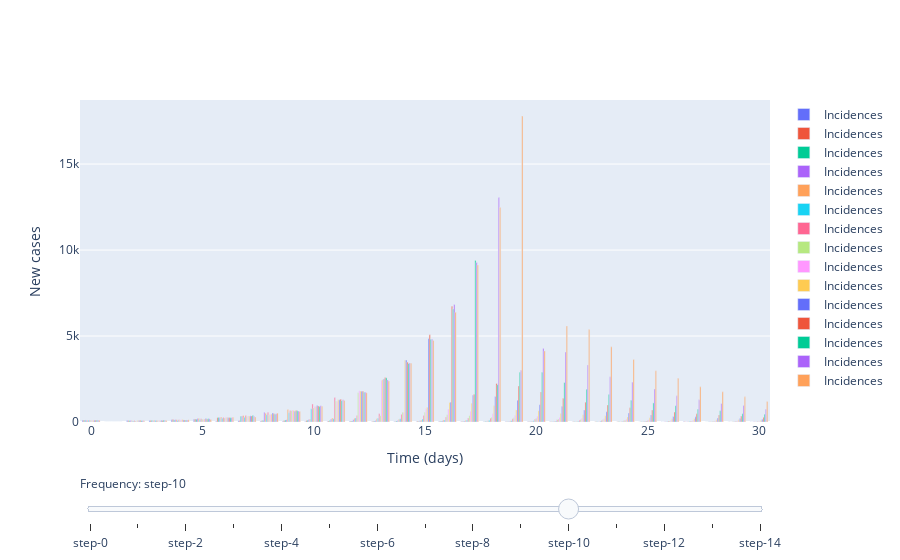

Notebook cell for this chart:
### Code cell
new_rs = [3, 0.5]

parameters = 100 # initial number of cases

# Slider (transition time)
fig = go.Figure()

# Add traces, one for each slider step
for T in np.arange(5, 20, 1):
    start_times = [0, T]
    m.set_r_profile(new_rs, start_times)
    
    cases = m.simulate(parameters, times)
    
    fig.add_trace(
        go.Bar(
            x=times,
            y=cases,
            name='Incidences'
        )
        
#         go.Scatter(
#             visible=False,
#             line=dict(color="#00CED1", width=6),
#             name="𝜈 = " + str(step),
#             x=np.arange(0, 10, 0.01),
#             y=np.sin(step * np.arange(0, 10, 0.01)))
    )

# Make 10th trace visible
fig.data[10].visible = True

# Create and add slider
steps = []
for i in range(len(fig.data)):
    step = dict(
        method="update",
        args=[{"visible": [False] * len(fig.data)},
              {"title": "Slider switched to step: " + str(i)}],  # layout attribute
    )
    step["args"][0]["visible"][i] = True  # Toggle i'th trace to "visible"
    steps.append(step)

sliders = [dict(
    active=10,
    currentvalue={"prefix": "Frequency: "},
    pad={"t": 50},
    steps=steps
)]

fig.update_layout(
    sliders=sliders
)

# Add axis labels
fig.update_layout(
    xaxis_title='Time (days)',
    yaxis_title='New cases'
)

fig.show()

### Figure 1 — Plotly figure (JSON) as saved in the notebook; plotly's stock layout.template omitted (floating-point values rounded to 4 significant figures)
{"data": [{"name": "Incidences", "type": "bar", "x": [0, 1, 2, 3, 4, 5, 6, 7, 8, 9, 10, 11, 12, 13, 14, 15, 16, 17, 18, 19, 20, 21, 22, 23, 24, 25, 26, 27, 28, 29, 30], "y": [100, 0, 84, 86, 126, 159, 41, 78, 49, 39, 31, 30, 24, 20, 20, 18, 15, 17, 9, 12, 12, 15, 6, 6, 6, 4, 4, 8, 4, 4, 4]}, {"name": "Incidences", "type": "bar", "x": [0, 1, 2, 3, 4, 5, 6, 7, 8, 9, 10, 11, 12, 13, 14, 15, 16, 17, 18, 19, 20, 21, 22, 23, 24, 25, 26, 27, 28, 29, 30], "y": [100, 0, 76, 91, 149, 173, 256, 67, 75, 86, 86, 64, 53, 42, 28, 40, 25, 32, 19, 15, 15, 14, 9, 11, 10, 11, 6, 8, 6, 5, 6]}, {"name": "Incidences", "type": "bar", "x": [0, 1, 2, 3, 4, 5, 6, 7, 8, 9, 10, 11, 12, 13, 14, 15, 16, 17, 18, 19, 20, 21, 22, 23, 24, 25, 26, 27, 28, 29, 30], "y": [100, 0, 74, 83, 110, 164, 258, 340, 80, 114, 103, 83, 60, 49, 52, 32, 47, 30, 28, 15, 18, 17, 11, 14, 11, 10, 6, 7, 7, 3, 6]}, {"name": "Incidences", "type": "bar", "x": [0, 1, 2, 3, 4, 5, 6, 7, 8, 9, 10, 11, 12, 13, 14, 15, 16, 17, 18, 19, 20, 21, 22, 23, 24, 25, 26, 27, 28, 29, 30], "y": [100, 0, 89, 76, 134, 202, 251, 350, 563, 138, 152, 168, 144, 89, 85, 69, 70, 54, 32, 31, 38, 29, 21, 15, 10, 21, 11, 15, 13, 7, 12]}, {"name": "Incidences", "type": "bar", "x": [0, 1, 2, 3, 4, 5, 6, 7, 8, 9, 10, 11, 12, 13, 14, 15, 16, 17, 18, 19, 20, 21, 22, 23, 24, 25, 26, 27, 28, 29, 30], "y": [100, 0, 76, 105, 134, 199, 293, 382, 516, 724, 175, 232, 224, 189, 157, 113, 113, 99, 74, 64, 50, 42, 36, 20, 35, 22, 17, 23, 14, 15, 14]}, {"name": "Incidences", "type": "bar", "x": [0, 1, 2, 3, 4, 5, 6, 7, 8, 9, 10, 11, 12, 13, 14, 15, 16, 17, 18, 19, 20, 21, 22, 23, 24, 25, 26, 27, 28, 29, 30], "y": [100, 0, 56, 93, 92, 149, 216, 274, 427, 537, 773, 191, 238, 215, 191, 174, 119, 123, 99, 74, 73, 65, 44, 47, 27, 26, 33, 25, 19, 10, 12]}, {"name": "Incidences", "type": "bar", "x": [0, 1, 2, 3, 4, 5, 6, 7, 8, 9, 10, 11, 12, 13, 14, 15, 16, 17, 18, 19, 20, 21, 22, 23, 24, 25, 26, 27, 28, 29, 30], "y": [100, 0, 79, 93, 136, 194, 267, 374, 567, 670, 1049, 1429, 379, 473, 449, 381, 286, 235, 227, 194, 154, 132, 98, 89, 74, 60, 53, 39, 36, 40, 23]}, {"name": "Incidences", "type": "bar", "x": [0, 1, 2, 3, 4, 5, 6, 7, 8, 9, 10, 11, 12, 13, 14, 15, 16, 17, 18, 19, 20, 21, 22, 23, 24, 25, 26, 27, 28, 29, 30], "y": [100, 0, 64, 92, 100, 161, 231, 329, 415, 663, 818, 1216, 1704, 363, 565, 560, 423, 376, 275, 243, 218, 171, 146, 126, 99, 94, 60, 55, 47, 40, 21]}, {"name": "Incidences", "type": "bar", "x": [0, 1, 2, 3, 4, 5, 6, 7, 8, 9, 10, 11, 12, 13, 14, 15, 16, 17, 18, 19, 20, 21, 22, 23, 24, 25, 26, 27, 28, 29, 30], "y": [100, 0, 64, 85, 127, 158, 258, 346, 441, 696, 903, 1211, 1814, 2428, 559, 766, 755, 623, 484, 387, 340, 267, 225, 190, 171, 137, 102, 106, 76, 78, 44]}, {"name": "Incidences", "type": "bar", "x": [0, 1, 2, 3, 4, 5, 6, 7, 8, 9, 10, 11, 12, 13, 14, 15, 16, 17, 18, 19, 20, 21, 22, 23, 24, 25, 26, 27, 28, 29, 30], "y": [100, 0, 82, 78, 145, 170, 264, 342, 461, 673, 894, 1293, 1797, 2460, 3586, 854, 1133, 1086, 945, 705, 658, 493, 419, 365, 289, 253, 182, 194, 126, 127, 105]}, {"name": "Incidences", "type": "bar", "visible": true, "x": [0, 1, 2, 3, 4, 5, 6, 7, 8, 9, 10, 11, 12, 13, 14, 15, 16, 17, 18, 19, 20, 21, 22, 23, 24, 25, 26, 27, 28, 29, 30], "y": [100, 0, 70, 97, 110, 203, 247, 356, 525, 630, 962, 1293, 1793, 2505, 3604, 4849, 1144, 1551, 1483, 1269, 1009, 897, 698, 595, 520, 411, 318, 301, 233, 199, 163]}, {"name": "Incidences", "type": "bar", "x": [0, 1, 2, 3, 4, 5, 6, 7, 8, 9, 10, 11, 12, 13, 14, 15, 16, 17, 18, 19, 20, 21, 22, 23, 24, 25, 26, 27, 28, 29, 30], "y": [100, 0, 80, 88, 117, 180, 256, 356, 475, 665, 926, 1319, 1784, 2590, 3482, 5072, 6731, 1609, 2239, 2097, 1742, 1379, 1154, 985, 828, 696, 581, 474, 406, 342, 280]}, {"name": "Incidences", "type": "bar", "x": [0, 1, 2, 3, 4, 5, 6, 7, 8, 9, 10, 11, 12, 13, 14, 15, 16, 17, 18, 19, 20, 21, 22, 23, 24, 25, 26, 27, 28, 29, 30], "y": [100, 0, 74, 95, 120, 183, 245, 371, 453, 656, 897, 1240, 1731, 2569, 3405, 4813, 6576, 9397, 2169, 2897, 2895, 2296, 1898, 1598, 1264, 1110, 951, 740, 654, 485, 457]}, {"name": "Incidences", "type": "bar", "x": [0, 1, 2, 3, 4, 5, 6, 7, 8, 9, 10, 11, 12, 13, 14, 15, 16, 17, 18, 19, 20, 21, 22, 23, 24, 25, 26, 27, 28, 29, 30], "y": [100, 0, 72, 85, 114, 184, 250, 334, 481, 638, 948, 1298, 1734, 2448, 3433, 4819, 6832, 9282, 13054, 3015, 4282, 4071, 3319, 2628, 2320, 1916, 1525, 1289, 1076, 957, 740]}, {"name": "Incidences", "type": "bar", "x": [0, 1, 2, 3, 4, 5, 6, 7, 8, 9, 10, 11, 12, 13, 14, 15, 16, 17, 18, 19, 20, 21, 22, 23, 24, 25, 26, 27, 28, 29, 30], "y": [100, 0, 72, 80, 127, 146, 270, 295, 517, 611, 915, 1255, 1700, 2386, 3412, 4741, 6382, 9133, 12478, 17790, 4134, 5581, 5374, 4373, 3633, 2980, 2547, 2043, 1757, 1462, 1196]}], "layout": {"sliders": [{"active": 10, "currentvalue": {"prefix": "Frequency: "}, "pad": {"t": 50}, "steps": [{"args": [{"visible": [true, false, false, false, false, false, false, false, false, false, false, false, false, false, false]}, {"title": "Slider switched to step: 0"}], "method": "update"}, {"args": [{"visible": [false, true, false, false, false, false, false, false, false, false, false, false, false, false, false]}, {"title": "Slider switched to step: 1"}], "method": "update"}, {"args": [{"visible": [false, false, true, false, false, false, false, false, false, false, false, false, false, false, false]}, {"title": "Slider switched to step: 2"}], "method": "update"}, {"args": [{"visible": [false, false, false, true, false, false, false, false, false, false, false, false, false, false, false]}, {"title": "Slider switched to step: 3"}], "method": "update"}, {"args": [{"visible": [false, false, false, false, true, false, false, false, false, false, false, false, false, false, false]}, {"title": "Slider switched to step: 4"}], "method": "update"}, {"args": [{"visible": [false, false, false, false, false, true, false, false, false, false, false, false, false, false, false]}, {"title": "Slider switched to step: 5"}], "method": "update"}, {"args": [{"visible": [false, false, false, false, false, false, true, false, false, false, false, false, false, false, false]}, {"title": "Slider switched to step: 6"}], "method": "update"}, {"args": [{"visible": [false, false, false, false, false, false, false, true, false, false, false, false, false, false, false]}, {"title": "Slider switched to step: 7"}], "method": "update"}, {"args": [{"visible": [false, false, false, false, false, false, false, false, true, false, false, false, false, false, false]}, {"title": "Slider switched to step: 8"}], "method": "update"}, {"args": [{"visible": [false, false, false, false, false, false, false, false, false, true, false, false, false, false, false]}, {"title": "Slider switched to step: 9"}], "method": "update"}, {"args": [{"visible": [false, false, false, false, false, false, false, false, false, false, true, false, false, false, false]}, {"title": "Slider switched to step: 10"}], "method": "update"}, {"args": [{"visible": [false, false, false, false, false, false, false, false, false, false, false, true, false, false, false]}, {"title": "Slider switched to step: 11"}], "method": "update"}, {"args": [{"visible": [false, false, false, false, false, false, false, false, false, false, false, false, true, false, false]}, {"title": "Slider switched to step: 12"}], "method": "update"}, {"args": [{"visible": [false, false, false, false, false, false, false, false, false, false, false, false, false, true, false]}, {"title": "Slider switched to step: 13"}], "method": "update"}, {"args": [{"visible": [false, false, false, false, false, false, false, false, false, false, false, false, false, false, true]}, {"title": "Slider switched to step: 14"}], "method": "update"}]}], "xaxis": {"title": {"text": "Time (days)"}}, "yaxis": {"title": {"text": "New cases"}}}}
